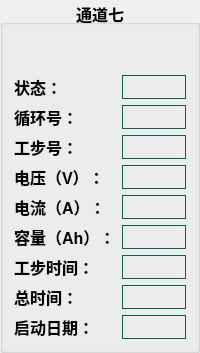
              <widget class="QGroupBox" name="groupBox_4">
               <property name="font">
                <font>
                 <pointsize>12</pointsize>
                 <bold>true</bold>
                </font>
               </property>
               <property name="title">
                <string>通道七</string>
               </property>
               <property name="alignment">
                <set>Qt::AlignCenter</set>
               </property>
               <property name="flat">
                <bool>false</bool>
               </property>
               <property name="checkable">
                <bool>false</bool>
               </property>
               <layout class="QGridLayout" name="gridLayout_13">
                <property name="topMargin">
                 <number>50</number>
                </property>
                <item row="4" column="0">
                 <widget class="QLabel" name="label_192">
                  <property name="styleSheet">
                   <string notr="true">border: none;</string>
                  </property>
                  <property name="text">
                   <string>电流（A）：</string>
                  </property>
                 </widget>
                </item>
                <item row="3" column="0">
                 <widget class="QLabel" name="label_193">
                  <property name="styleSheet">
                   <string notr="true">border: none;</string>
                  </property>
                  <property name="text">
                   <string>电压（V）：</string>
                  </property>
                 </widget>
                </item>
                <item row="0" column="1">
                 <widget class="QLabel" name="label_194">
                  <property name="styleSheet">
                   <string notr="true">border:1px solid #0A5E53;</string>
                  </property>
                  <property name="text">
                   <string/>
                  </property>
                 </widget>
                </item>
                <item row="7" column="1">
                 <widget class="QLabel" name="label_195">
                  <property name="styleSheet">
                   <string notr="true">border:1px solid #0A5E53;</string>
                  </property>
                  <property name="text">
                   <string/>
                  </property>
                 </widget>
                </item>
                <item row="5" column="0">
                 <widget class="QLabel" name="label_196">
                  <property name="styleSheet">
                   <string notr="true">border: none;</string>
                  </property>
                  <property name="text">
                   <string>容量（Ah）：</string>
                  </property>
                 </widget>
                </item>
                <item row="6" column="1">
                 <widget class="QLabel" name="label_197">
                  <property name="styleSheet">
                   <string notr="true">border:1px solid #0A5E53;</string>
                  </property>
                  <property name="text">
                   <string/>
                  </property>
                 </widget>
                </item>
                <item row="2" column="0">
                 <widget class="QLabel" name="label_198">
                  <property name="styleSheet">
                   <string notr="true">border: none;</string>
                  </property>
                  <property name="text">
                   <string>工步号：</string>
                  </property>
                 </widget>
                </item>
                <item row="2" column="1">
                 <widget class="QLabel" name="label_199">
                  <property name="styleSheet">
                   <string notr="true">border:1px solid #0A5E53;</string>
                  </property>
                  <property name="text">
                   <string/>
                  </property>
                 </widget>
                </item>
                <item row="3" column="1">
                 <widget class="QLabel" name="label_200">
                  <property name="styleSheet">
                   <string notr="true">border:1px solid #0A5E53;</string>
                  </property>
                  <property name="text">
                   <string/>
                  </property>
                 </widget>
                </item>
                <item row="7" column="0">
                 <widget class="QLabel" name="label_201">
                  <property name="styleSheet">
                   <string notr="true">border: none;</string>
                  </property>
                  <property name="text">
                   <string>总时间：</string>
                  </property>
                 </widget>
                </item>
                <item row="0" column="0">
                 <widget class="QLabel" name="label_202">
                  <property name="styleSheet">
                   <string notr="true">border: none;</string>
                  </property>
                  <property name="text">
                   <string>状态：</string>
                  </property>
                 </widget>
                </item>
                <item row="1" column="0">
                 <widget class="QLabel" name="label_203">
                  <property name="styleSheet">
                   <string notr="true">border: none;</string>
                  </property>
                  <property name="text">
                   <string>循环号：</string>
                  </property>
                 </widget>
                </item>
                <item row="5" column="1">
                 <widget class="QLabel" name="label_204">
                  <property name="styleSheet">
                   <string notr="true">border:1px solid #0A5E53;</string>
                  </property>
                  <property name="text">
                   <string/>
                  </property>
                 </widget>
                </item>
                <item row="4" column="1">
                 <widget class="QLabel" name="label_205">
                  <property name="styleSheet">
                   <string notr="true">border:1px solid #0A5E53;</string>
                  </property>
                  <property name="text">
                   <string/>
                  </property>
                 </widget>
                </item>
                <item row="6" column="0">
                 <widget class="QLabel" name="label_206">
                  <property name="styleSheet">
                   <string notr="true">border: none;</string>
                  </property>
                  <property name="text">
                   <string>工步时间：</string>
                  </property>
                 </widget>
                </item>
                <item row="1" column="1">
                 <widget class="QLabel" name="label_207">
                  <property name="styleSheet">
                   <string notr="true">border:1px solid #0A5E53;</string>
                  </property>
                  <property name="text">
                   <string/>
                  </property>
                 </widget>
                </item>
                <item row="8" column="1">
                 <widget class="QLabel" name="label_208">
                  <property name="styleSheet">
                   <string notr="true">border:1px solid #0A5E53;</string>
                  </property>
                  <property name="text">
                   <string/>
                  </property>
                 </widget>
                </item>
                <item row="8" column="0">
                 <widget class="QLabel" name="label_209">
                  <property name="styleSheet">
                   <string notr="true">border: none;</string>
                  </property>
                  <property name="text">
                   <string>启动日期：</string>
                  </property>
                 </widget>
                </item>
               </layout>
              </widget>
